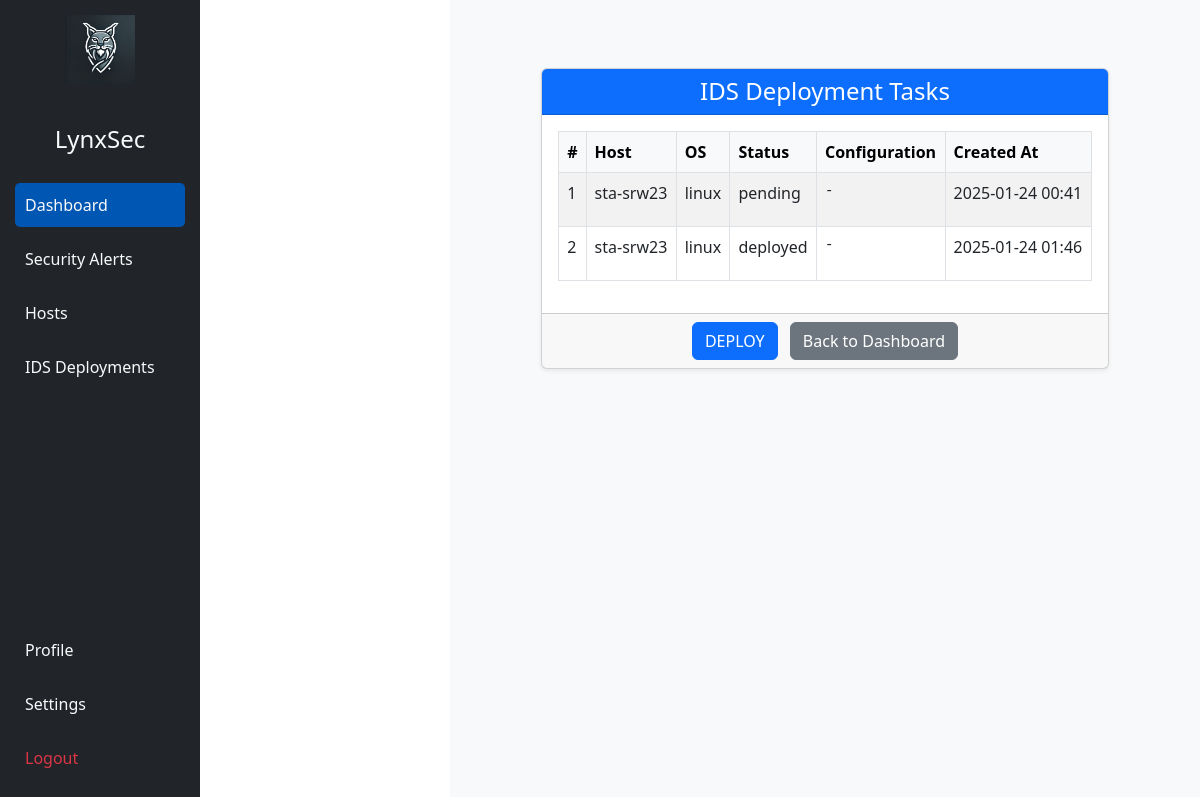
The page /backoffice/ids/ on the database its author committed.
### backoffice/models.py (models this page shows, shortened)
class IDS(models.Model):
    host = models.ForeignKey(Host, on_delete=models.CASCADE, related_name="ids_instances")
    deployment_status = models.CharField(
        max_length=20,
        choices=[('pending', 'Pending'), ('deployed', 'Deployed'), ('failed', 'Failed')],
        default='pending'
    )
    os = models.CharField(max_length=50, choices=[('linux', 'Linux'), ('windows', 'Windows')])
    configuration = models.JSONField(blank=True, null=True)  # Store deployment settings here
    created_at = models.DateTimeField(auto_now_add=True)

class Host(models.Model):
    hostname = models.CharField(max_length=255)
    ip_address = models.GenericIPAddressField()
    os = models.CharField(max_length=50, choices=[('linux', 'Linux'), ('windows', 'Windows')])
    status = models.CharField(max_length=20, default='inactive', choices=[('active', 'Active'), ('inactive', 'Inactive')])
    created_at = models.DateTimeField(auto_now_add=True)
    def __str__(self):
        return self.hostname

### backoffice/views.py (the view)
# urls.py: path('ids/', views.ids_list_view, name='ids_list'),
def ids_list_view(request):
    ids_instances = IDS.objects.select_related('host').all()
    form = AddIDSForm()
    if request.method == 'POST':
        form = AddIDSForm(request.POST)
        if form.is_valid():
            form.save()
            return redirect('ids_list')  # Redirect back to the IDS list
    return render(request, 'backoffice/ids_list.html', {'ids_instances': ids_instances, 'form': form})

### backoffice/templates/backoffice/ids_list.html (shortened to what this page needs)
{% extends 'base.html' %}
{% block content %}
<div class="container mt-5">
    <div class="row justify-content-center">
        <div class="col-lg-10">
            <div class="card shadow-sm">
                <div class="card-header bg-primary text-white">
                    <h4 class="text-center mb-0">IDS Deployment Tasks</h4>
                </div>
                <div class="card-body">
                    {% if ids_instances %}
                        <table class="table table-striped table-bordered">
                            <thead class="table-light">
                                <tr>
                                    <th>#</th>
                                    <th>Host</th>
                                    <th>OS</th>
                                    <th>Status</th>
                                    <th>Configuration</th>
                                    <th>Created At</th>
                                </tr>
                            </thead>
                            <tbody>
                                {% for ids in ids_instances %}
                                <tr>
                                    <td>{{ forloop.counter }}</td>
                                    <td>{{ ids.host.hostname }}</td>
                                    <td>{{ ids.os }}</td>
                                    <td>{{ ids.deployment_status }}</td>
                                    <td>
                                        <pre>{{ ids.configuration|default:"-" }}</pre>
                                    </td>
                                    <td>{{ ids.created_at|date:"Y-m-d H:i" }}</td>
                                </tr>
                                {% endfor %}
                            </tbody>
                        </table>
                    {% else %}
                        <p class="text-center text-muted">No IDS deployments found.</p>
                    {% endif %}
                </div>
                <div class="card-footer text-center">
                    <button type="button" class="btn btn-primary me-2" data-bs-toggle="modal" data-bs-target="#addIDSModal">
                        DEPLOY
                    </button>
                    <a href="{% url 'dashboard' %}" class="btn btn-secondary">Back to Dashboard</a>
                </div>
            </div>
        </div>
    </div>
</div>
{% endblock %}

### static/style.css (style rules this page uses)
body { font-family: 'Roboto', sans-serif; background-color: #f8f9fa; color: #343a40; }
.card { border-radius: 10px; box-shadow: 0 4px 6px rgba(0, 0, 0, 0.1); }
.card-header { border-radius: 10px 10px 0 0; }
.card-body { padding: 20px; }

### backoffice/templates/base.html (style rules this page uses)
body { margin: 0; display: flex; }

### rows shown on the page
IDS: host.hostname "sta-srw23", os "linux", deployment_status "pending", configuration "-", created_at "2025-01-24 00:41"
IDS: host.hostname "sta-srw23", os "linux", deployment_status "deployed", configuration "-", created_at "2025-01-24 01:46"
